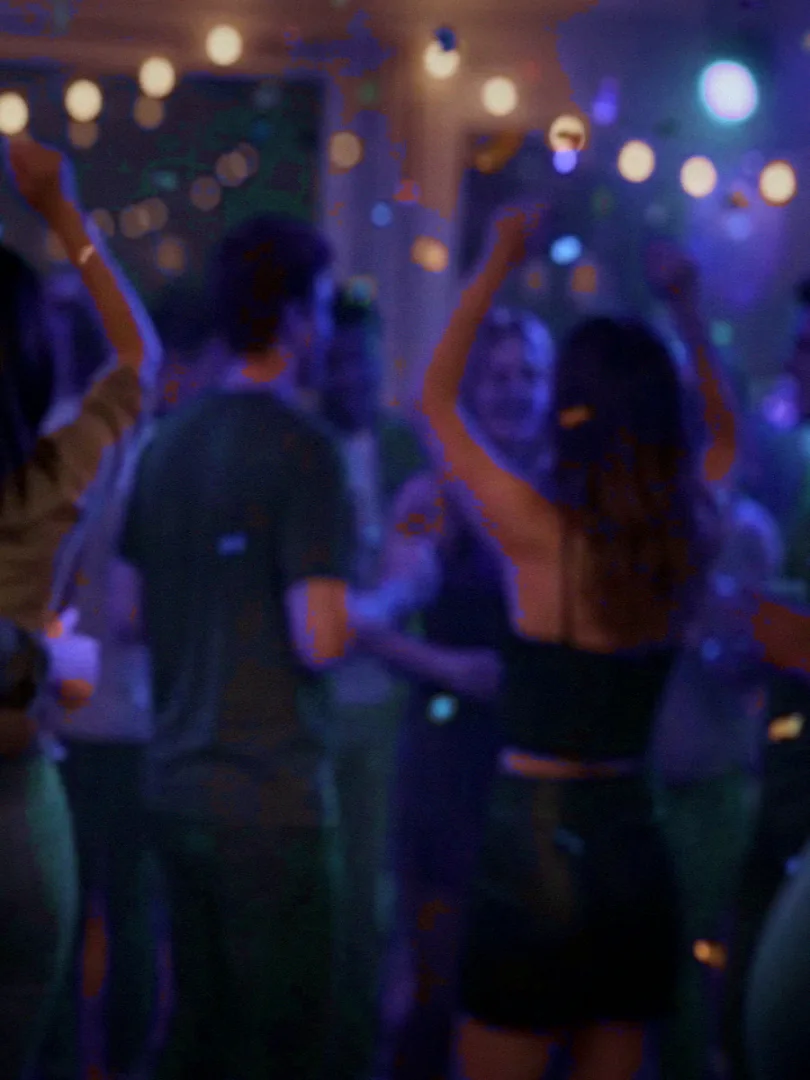
#> input picture spiel/dist/img/APS.webp, 810 x 1080 px
$ python -i v91_bilder.py   (imports and definitions only)
#> lines starting #> are read from the running program, lines starting #| are printed output that depends on the picture
#> further down, picture is the input picture: shape (1080, 810, 3); mean B, G, R 58.6, 32.5, 37.9
# V9.1 (Patrick 26.11., Entscheidungen): neue Bilder einbauen. Wiederholbar. Kein Weichzeichner übers Bild.
# Upload -> Lanczos auf Zielgröße + leichtes Nachschärfen -> dist/img/CODE.webp; Augen-zu als Overlay (nur Augenpartie)
import cv2, numpy as np, json, re, sys
from PIL import Image, ImageFilter
sys.path.insert(0, '/home/claude/game/proc')
from varianten import ausrichten, maske, speichere_overlay
R = '/home/claude/du-verpasst-was/'; U = R + 'quellen/uploads/v89/patrick_26-11/'; G = '/home/claude/game/'; O = G + 'dist/img/'
nur = set(sys.argv[1:]); soll = lambda t: not nur or t in nur
def fertig(im, W=1920, H=1080, schaerfe=45):
#> called with W = 1920, H = 1080, schaerfe = 45
    im = cv2.resize(im, (W, H), interpolation=cv2.INTER_LANCZOS4)
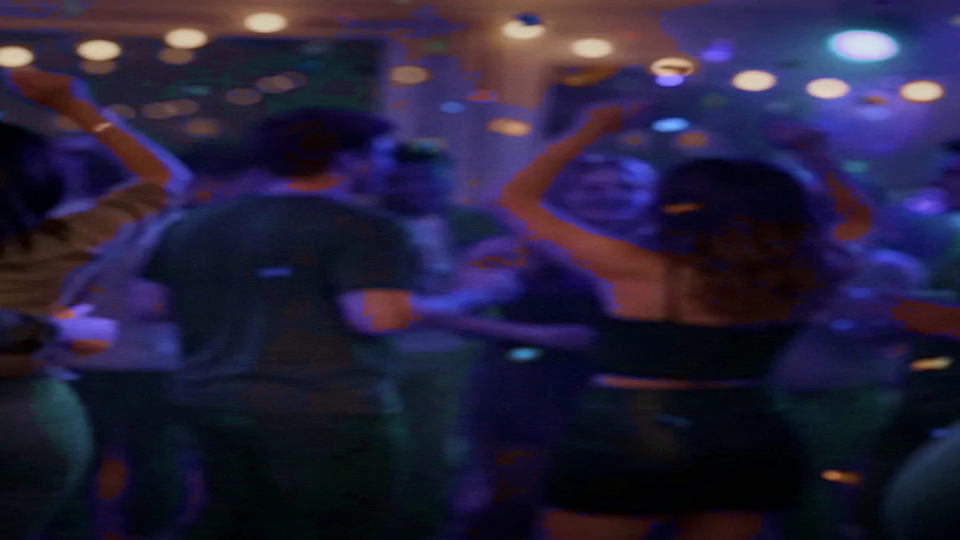
#> im: shape (1080, 1920, 3) (shown at 1/2 size); mean of channels 0, 1, 2 58.6, 32.5, 37.9; drawn as B, G, R
    p = Image.fromarray(cv2.cvtColor(im, cv2.COLOR_BGR2RGB)).filter(ImageFilter.UnsharpMask(1.2, schaerfe, 2))
    return cv2.cvtColor(np.asarray(p), cv2.COLOR_RGB2BGR)
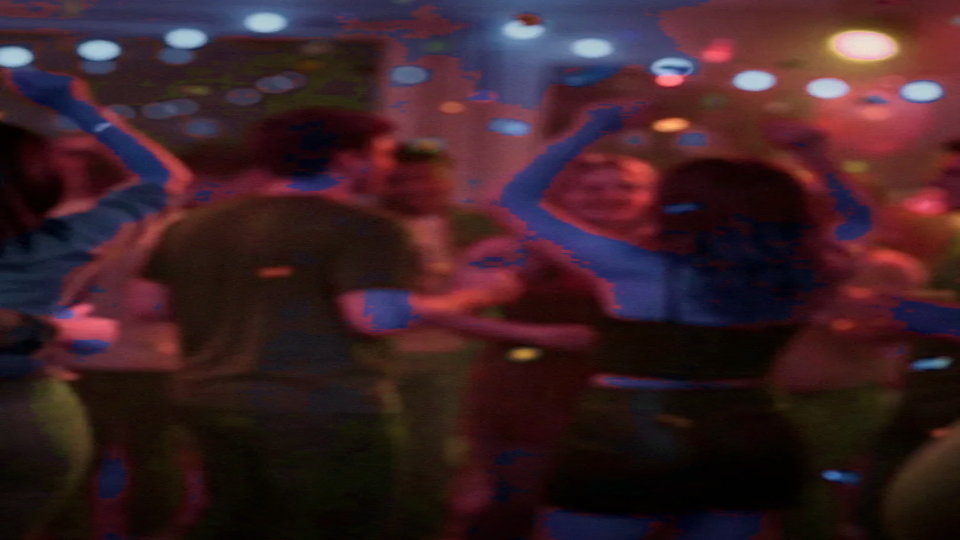
#> returned value: shape (1080, 1920, 3) (shown at 1/2 size); mean R, G, B 58.6, 32.5, 37.9
def webp(code, im, q=86): Image.fromarray(cv2.cvtColor(im, cv2.COLOR_BGR2RGB)).save(O + code + '.webp', 'WEBP', quality=q, method=6); print('ok', code)
def handy(code):
    src = open(G + 'proc/v85_finish.py', encoding='utf-8').read(); exec(src[src.index('def handylook'):src.index('HANDY = [')], globals())
    im = Image.open(O + code + '.webp'); im.thumbnail((1280, 1280)); handylook(im).save(O + code + '_h.webp', 'WEBP', quality=80, method=6); print('handy', code)
# [1 line not run here, left out]
OV = {}
def overlay(basis, var_code, ziel, box, schwelle=16):
    b = cv2.imread(O + basis + '.webp'); v = fertig(lade(var_code), b.shape[1], b.shape[0])
    v2, _ = ausrichten(b, v); al = maske(b, v2, box=box, schwelle=schwelle, wachsen=0.006)
    OV[ziel] = {'basis': {'LNN2': 'N14c', 'LNL2': 'N14d'}.get(basis, basis), 'box': speichere_overlay(v2, al, O + ziel + '.webp')}; print('overlay', ziel, OV[ziel])

# [40 lines not run here, left out]

>>> import cv2
>>> picture = cv2.imread('../dist/img/APS.webp')
>>> result = fertig(picture)
